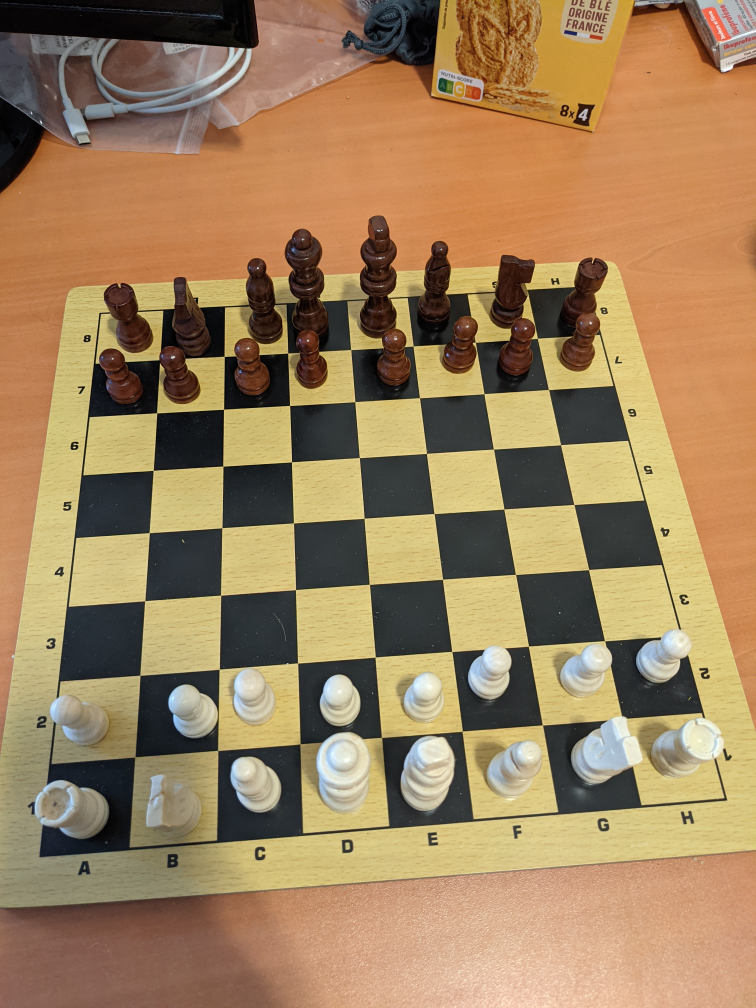
#> input picture Images/StandardView/4.jpg, 3024 x 4032 px (shown at 1/4 size)
$ jupyter execute --allow-errors 'Lab - Detection plateau 2 - Bakcup 15h35 14-02-23.ipynb'
#> lines starting #> are read from the running program, lines starting #| are printed output that depends on the picture; after the words box and inside, x2 and y2 are one past the last pixel; in counts of white or black regions, pixels touching at a corner belong together
[cell 1]
import numpy as np
import cv2 as cv2
from matplotlib import pyplot as plt

pieces_top_view = [
    'Images/StandardView/1.jpg',
    'Images/StandardView/2.jpg',
    'Images/StandardView/3.jpg',
    'Images/StandardView/4.jpg',
    'Images/StandardView/5.jpg',
    'Images/StandardView/6.jpg',
    'Images/StandardView/7.jpg',
    'Images/StandardView/8.jpg',
    'Images/StandardView/9.jpg',
    'Images/StandardView/10.jpg',
    'Images/StandardView/11.jpg',
    'Images/StandardView/12.jpg',
    'Images/StandardView/13.jpg',
    'Images/StandardView/14.jpg',
]

img = pieces_top_view[0]

[cell 2]
from collections import defaultdict
def segment_by_angle_kmeans(lines, k=2, **kwargs):
    """Groups lines based on angle with k-means.

    Uses k-means on the coordinates of the angle on the unit circle
    to segment `k` angles inside `lines`.
    """

    # Define criteria = (type, max_iter, epsilon)
    default_criteria_type = cv2.TERM_CRITERIA_EPS + cv2.TERM_CRITERIA_MAX_ITER
    criteria = kwargs.get('criteria', (default_criteria_type, 10, 1.0))
    flags = kwargs.get('flags', cv2.KMEANS_RANDOM_CENTERS)
    attempts = kwargs.get('attempts', 10)

    # returns angles in [0, pi] in radians
    angles = np.array([line[0][1] for line in lines])
    # multiply the angles by two and find coordinates of that angle
    pts = np.array([[np.cos(2*angle), np.sin(2*angle)]
                    for angle in angles], dtype=np.float32)

    # run kmeans on the coords
    labels, centers = cv2.kmeans(pts, k, None, criteria, attempts, flags)[1:]
    labels = labels.reshape(-1)  # transpose to row vec

    # segment lines based on their kmeans label
    segmented = defaultdict(list)
    for i, line in enumerate(lines):
        segmented[labels[i]].append(line)
    segmented = list(segmented.values())
    return segmented

[cell 3]
def intersection(line1, line2):
    """Finds the intersection of two lines given in Hesse normal form.

    Returns closest integer pixel locations.
    See https://stackoverflow.com/a/383527/5087436
    """
    rho1, theta1 = line1[0]
    rho2, theta2 = line2[0]
    A = np.array([
        [np.cos(theta1), np.sin(theta1)],
        [np.cos(theta2), np.sin(theta2)]
    ])
    b = np.array([[rho1], [rho2]])
    x0, y0 = np.linalg.solve(A, b)
    x0, y0 = int(np.round(x0)), int(np.round(y0))
    return [[x0, y0]]


def segmented_intersections(lines):
    """Finds the intersections between groups of lines."""

    intersections = []
    for i, group in enumerate(lines[:-1]):
        for next_group in lines[i+1:]:
            for line1 in group:
                for line2 in next_group:
                    intersections.append(intersection(line1, line2))

    return intersections

[cell 4]
def show_line(img, line, color):
    arr = np.array(line[0], dtype=np.float64)
    r, theta = arr
    a = np.cos(theta)
    b = np.sin(theta)

    x0 = a*r
    y0 = b*r

    x1 = int(x0 + 1000*(-b))
    y1 = int(y0 + 1000*(a))

    x2 = int(x0 - 1000*(-b))
    y2 = int(y0 - 1000*(a))
    cv2.line(img, (x1, y1), (x2, y2), color, 2)

[cell 5]
plt.figure(figsize=(24,24))

img = cv2.imread(pieces_top_view[3])
#> img is the input picture: shape (4032, 3024, 3); mean B, G, R 93.1, 129.7, 158.4

width = 700
height = 700
dim = (width, height)

# resize image
img = cv2.resize(img, dim, interpolation = cv2.INTER_AREA)
#> img: shape (700, 700, 3)

gray = cv2.cvtColor(img, cv2.COLOR_BGR2GRAY)

edges = cv2.Canny(gray, 150, 240, apertureSize=3)
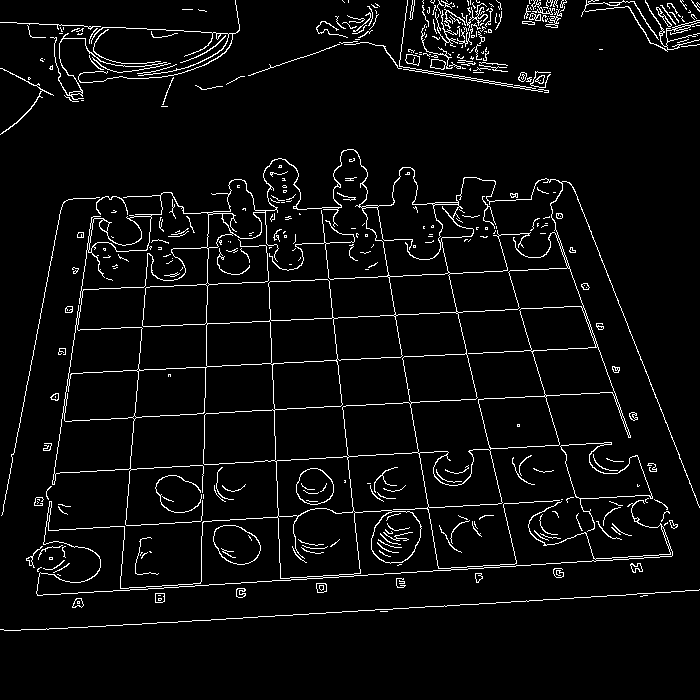
#> edges: shape (700, 700); 4.5% white in thin lines or dots

lines = cv2.HoughLines(edges, 1, np.pi/180, 140)
#> lines = 30 rows, first 8: [423, 1.52], [377, 1.52], [474, 1.52], [170, 0.0873], [-443, 2.79], [-298, 3.04], [598, 1.5], [335, 1.52]

segmented = segment_by_angle_kmeans(lines)
#> in segment_by_angle_kmeans, `angles = np.array([line[0][1] for line in lines])`: angles = 30 values, max 3.11 at index 9, min 0.0175 at index 10, mean 1.71
#> in segment_by_angle_kmeans, `pts = np.array([[np.cos(2*angle), np.sin(2*angle)] for angle in angles..`: pts = 30 pairs, first value -0.998 to 0.999, second value -0.695 to 0.375
#> in segment_by_angle_kmeans, `labels, centers = cv2.kmeans(pts, k, None, criteria, attempts, flags)[..`: labels = 30 values, max 1 at index 3, min 0 at index 0, mean 0.467; centers = [[-0.99, 0.0764], [0.898, -0.211]]
#> the loop in segment_by_angle_kmeans, `for i, line in enumerate(lines):` made 30 passes
#> segmented = 2 items

i = 0

for lines in segmented:
    print("Section " + str(i))

    min_val = 9999999999
    max_val = 0

    for line in lines:
        arr = np.array(line[0], dtype=np.float64)
        r, theta = arr

        a = np.cos(theta)
        b = np.sin(theta)

        x0 = a*r
        y0 = b*r

        if i == 0:
            v = x0
        else:
            v = y0
        if v > max_val:
            max_line = line
            max_val = r

        if v < min_val:
            min_line = line
            min_val = r

    show_line(img, min_line, (0, 255, 0))
    show_line(img, max_line, (255, 0, 0))
    i = i + 1
#> this loop made 2 passes
#> (printed output is left out)
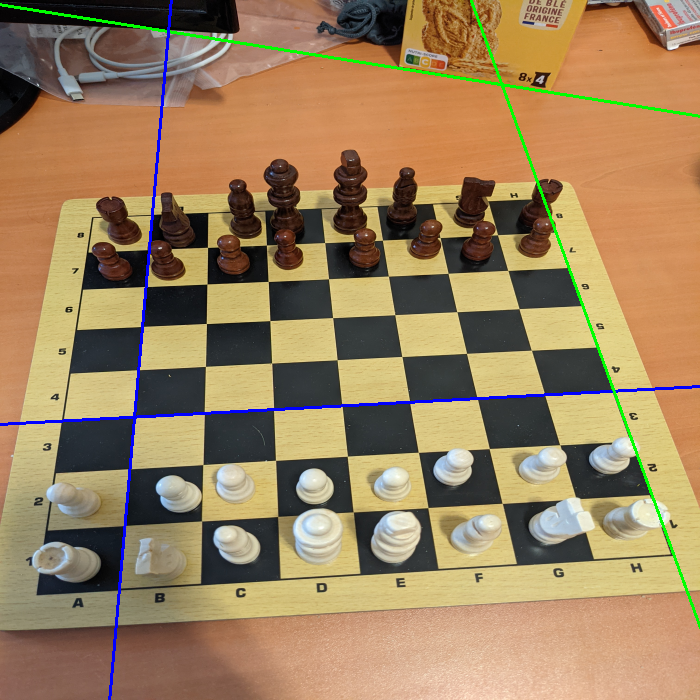
#> img: shape (700, 700, 3); mean B, G, R 93.9, 129.8, 156
#> after the loop, i = 2; max_line = [[170, 0.0873]]; min_line = [[-443, 2.79]]

cv2.imshow('linesDetected',img)
if cv2.waitKey(0) & 0xff == 27:
#> (key Esc is pressed here)
    cv2.destroyAllWindows()

[cell 6]
plt.figure(figsize=(24,24))

img = cv2.imread(pieces_top_view[7])

width = 700
height = 700
dim = (width, height)

font = cv2.FONT_HERSHEY_SIMPLEX
fontScale = 1
thickness = 1

# resize image
#> (the rest of this cell did not finish here and is left out)

[cell 7]
plt.figure(figsize=(24,24))

img = cv2.imread(pieces_top_view[2])
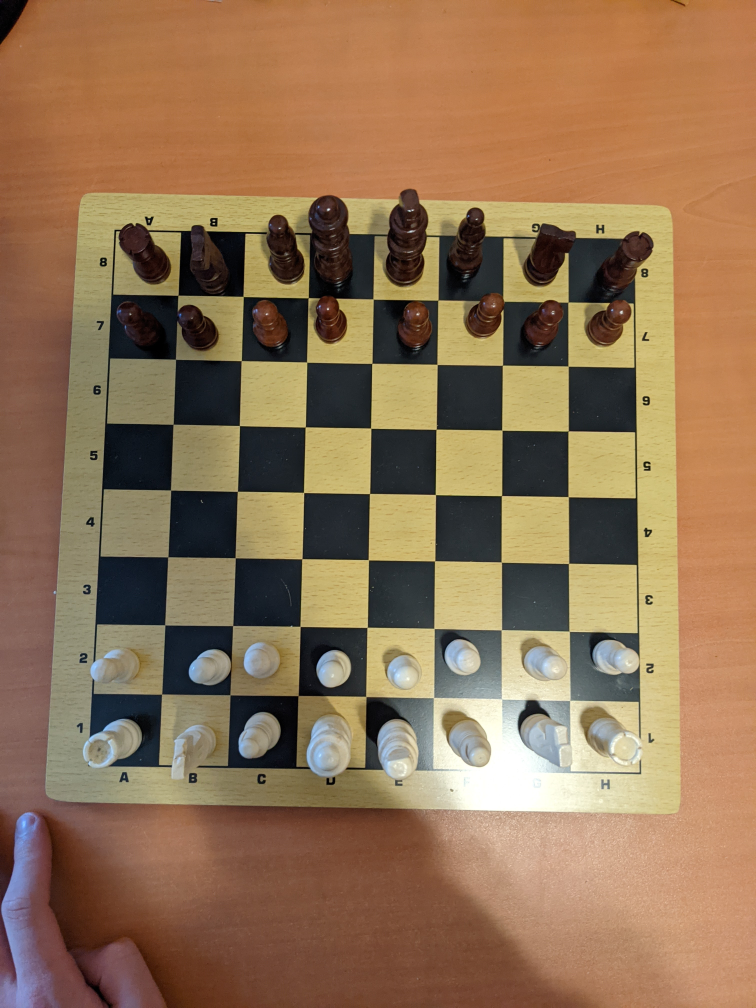
#> input picture Images/StandardView/3.jpg, 3024 x 4032 px (shown at 1/4 size)
#> img is the input picture: shape (4032, 3024, 3); mean B, G, R 84.4, 114.8, 144.9

width = 700
height = 700
dim = (width, height)

# resize image
img = cv2.resize(img, dim, interpolation = cv2.INTER_AREA)
#> img: shape (700, 700, 3)

gray = cv2.cvtColor(img, cv2.COLOR_BGR2GRAY)
edges = cv2.Canny(gray, 150, 240, apertureSize=3)
#> edges: shape (700, 700); 3% white in thin lines or dots
lines = cv2.HoughLines(edges, 1, np.pi/180, 140)
#> lines = 22 rows, first 8: [555, 1.59], [-584, 3.12], [293, 0.0349], [409, 0.0175], [131, 1.59], [175, 0.0524], [291, 1.59], [246, 1.59]

segmented = segment_by_angle_kmeans(lines)
#> in segment_by_angle_kmeans (call 2), `pts = np.array([[np.cos(2*angle), np.sin(2*angle)] for angle in angles..`: pts = 22 rows, first 8: [-0.999, -0.0349], [0.999, -0.0349], [0.998, 0.0698], [0.999, 0.0349], [-0.999, -0.0349], [0.995, 0.105], [-0.999, -0.0349], [-0.999, -0.0349]
#> the loop in segment_by_angle_kmeans (call 2), `for i, line in enumerate(lines):` made 22 passes

intersections = segmented_intersections(segmented)
#> the loop in segmented_intersections, `for i, group in enumerate(lines[:-1]):` made 1 pass

A = np.array(intersections)
A = A.reshape((A.shape[0], A.shape[2]))

max_indexs = np.argmax(A, axis=0)
min_indexs = np.argmin(A, axis=0)

print('Max')
print(max_indexs)
#| [0 0]
print('MIN')
print(min_indexs)
#| [ 5 15]

print("points")
print(A[max_indexs[0]])
#| [594 565]
print(A[max_indexs[1]])
#| [594 565]
print(A[min_indexs[0]])
#| [ 78 556]
print(A[min_indexs[1]])
#| [108 133]


img = cv2.circle(img, (735, 592), radius=3, color=(0, 0, 255), thickness=-1)
img = cv2.circle(img, (504, 21), radius=3, color=(0, 255, 0), thickness=-1)
#> img: shape (700, 700, 3); mean B, G, R 84.4, 114.8, 144.8


cv2.imshow('linesDetected',img)
if cv2.waitKey(0) & 0xff == 27:
#> (key Esc is pressed here)
    cv2.destroyAllWindows()

[cell 8]
# Permet de recuperer la ligne de reference pour comparer plusieurs ligne entre elle
def get_ref_line(axis, center):
    if axis == 1:
        return [[center[0], 0]]
    return [[center[1], np.pi/2]]

[cell 9]
# Recuperer la ligne la plus à gauche/basse et la plus à droite/haute
def get_min_max_lines(lines, center, axis=0):
    ref_line = get_ref_line(axis, center)

    max_point = -99999999
    min_point = 99999999

    for line in lines:
        coord = intersection(ref_line, line)
        point = coord[0][axis]

        if point > max_point:
            max_point = point
            max_line = line
        if point < min_point:
            min_point = point
            min_line = line

    return [min_line, max_line]

[cell 10]
def get_lines_cross_points(lines, center, axis=0):
    ref_line = get_ref_line(axis, center)

    points = []

    for line in lines:
        coord = intersection(ref_line, line)
        point = coord[0][axis]
        points.append(point)

    return points

[cell 11]
# Ne fonction pas
# [24 lines left out: function keep_similar_lines, not called in this run]

### Test : Detecteur de Harris

[cell 12]
plt.figure(figsize=(24,24))

img = cv2.imread(pieces_top_view[3])
print(img.shape)
#| (4032, 3024, 3)

width = 700
height = 700
dim = (width, height)
# resize image
img = cv2.resize(img, dim, interpolation = cv2.INTER_AREA)

gray = cv2.cvtColor(img,cv2.COLOR_BGR2GRAY)
img_median = cv2.medianBlur(gray, 7)

dst = cv2.cornerHarris(img_median,2,3,0.04)
#result is dilated for marking the corners, not important
dst = cv2.dilate(dst,None)
# Threshold for an optimal value, it may vary depending on the image.
img[dst>0.01*dst.max()]=[0,0,255]
#> img: shape (700, 700, 3); mean B, G, R 92.5, 128.8, 159.4

cv2.imshow('linesDetected',img)
if cv2.waitKey(0) & 0xff == 27:
#> (key Esc is pressed here)
    cv2.destroyAllWindows()

# Debut du traitement

[cell 13]
image_id = 2
image_ref = cv2.imread(pieces_top_view[image_id])

size = 700
center = (size/2, size/2)

width = size
height = size
dim = (width, height)

# resize image
image_ref = cv2.resize(image_ref, dim, interpolation = cv2.INTER_AREA)
print(image_ref.shape)
#| (700, 700, 3)

## Detecteur de contour

[cell 14]
img = image_ref.copy()
gray = cv2.cvtColor(img,cv2.COLOR_BGR2GRAY)

img_median = cv2.medianBlur(gray, 7)
img_median = cv2.dilate(img_median, None, iterations = 3)
img_median = cv2.erode(img_median, None, iterations = 3)

ret,threshold_img = cv2.threshold(img_median,128,255,cv2.THRESH_BINARY)
#> threshold_img: shape (700, 700); 55.6% white; 17 black regions, largest, box (x1, y1, x2, y2) and area: (0, 0, 604, 700) 202049, (465, 345, 591, 438) 5838, (527, 255, 589, 300) 2786
threshold_img = cv2.bitwise_not(threshold_img)
threshold_img = cv2.dilate(threshold_img, None, iterations = 2)
#> threshold_img: shape (700, 700); 49.2% white; 10 white regions, largest, box (x1, y1, x2, y2) and area: (0, 0, 606, 700) 236697, (106, 154, 160, 200) 1718, (0, 637, 17, 700) 734
threshold_img = cv2.medianBlur(threshold_img, 9)
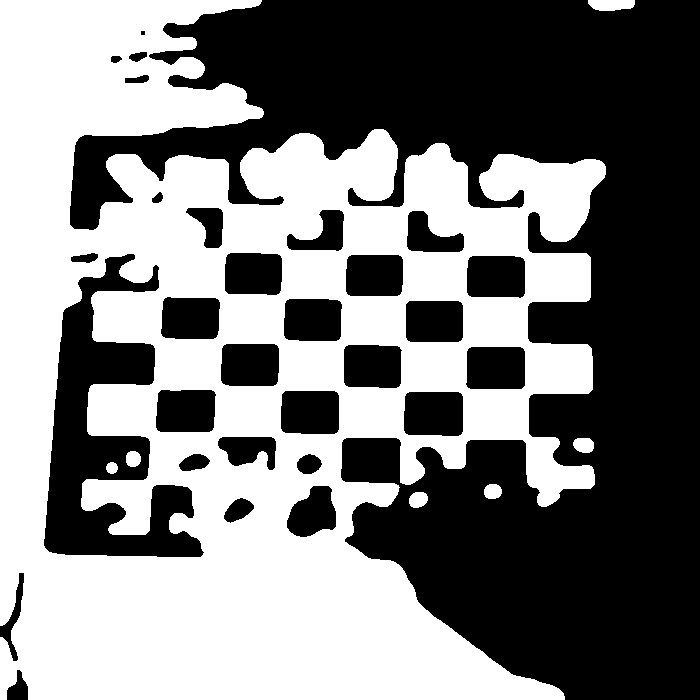
#> threshold_img: shape (700, 700); 49.4% white; 7 white regions, largest, box (x1, y1, x2, y2) and area: (0, 0, 606, 700) 240698, (588, 0, 635, 11) 442, (573, 438, 594, 453) 263

contours, hierarchy = cv2.findContours(threshold_img, cv2.RETR_EXTERNAL, cv2.CHAIN_APPROX_NONE)

max_find = 0

for cnt in contours:
    rect = cv2.minAreaRect(cnt)       #I have used min Area rect for better result
    width = rect[1][0]
    height = rect[1][1]

    area = width * height

    if area > max_find:
        max_find = area
        max_cnt = cnt
#> this loop made 5 passes

x, y, w, h = cv2.boundingRect(max_cnt)

cropped_img_ref = img[y:y+h, x:x+w]
cropped_center = (int(w/2),int(h/2))

## Detection des lignes de l'image avec mask

[cell 15]
cropped_img = cropped_img_ref.copy()

gray = cv2.cvtColor(cropped_img, cv2.COLOR_BGR2GRAY)
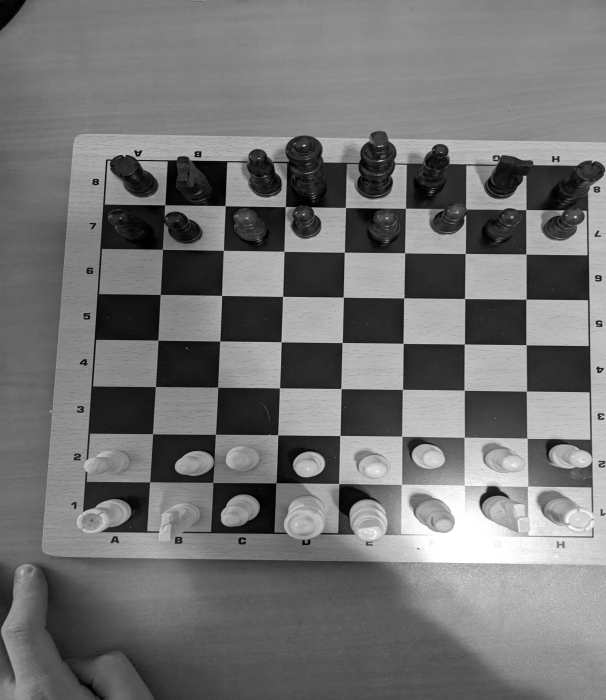
#> gray: shape (700, 606); min 0, max 255, mean 115.1
edges = cv2.Canny(gray, 150, 240, apertureSize=3)
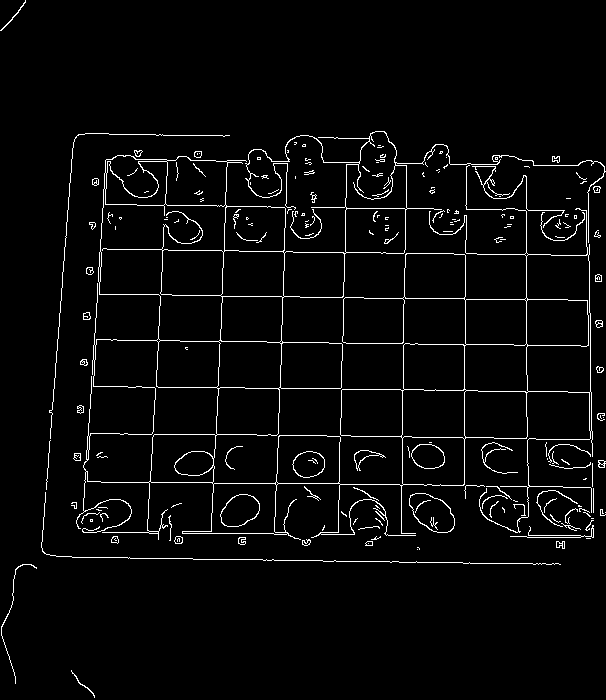
#> edges: shape (700, 606); 3.4% white in thin lines or dots
lines = cv2.HoughLines(edges, 1, np.pi/180, 130)

# Recuperation des lignes gauche, droite, haute, basse du plateau

segmented = segment_by_angle_kmeans(lines)

v_lines = segmented[0]
h_lines = segmented[1]

# TODO : identifier axis of lines

try:
    min_max_v_line = get_min_max_lines(v_lines, cropped_center, axis=1) # on inverse 0 et 1 si erreur (2 lignes paralleles)
#> the loop in get_min_max_lines, `for line in lines:` made 12 passes
#> line on passes 1 to 8: [[555, 1.59]], [[291, 1.59]], [[246, 1.59]], [[429, 1.59]], [[477, 1.59]], [[337, 1.59]], [[382, 1.59]], [[156, 1.59]]
    min_max_h_line = get_min_max_lines(h_lines, cropped_center, axis=0)
#> the loop in get_min_max_lines (call 2), `for line in lines:` made 12 passes
#> line on passes 1 to 8: [[-584, 3.12]], [[293, 0.0349]], [[409, 0.0175]], [[175, 0.0524]], [[526, 0]], [[117, 0.0698]], [[-582, 3.12]], [[232, 0.0349]]
except:
    min_max_v_line = get_min_max_lines(v_lines, cropped_center, axis=1)
    min_max_h_line = get_min_max_lines(h_lines, cropped_center, axis=0)


intersections = np.array(segmented_intersections([min_max_v_line, min_max_h_line]))


print(intersections)
#| [[[106 158]]
#|  [[587 166]]
#|  [[ 78 556]]
#|  [[594 565]]]

## Show all line detected

[cell 16]
cropped_img_copy = cropped_img_ref.copy()

print(cropped_img_copy.shape)
#| (700, 606, 3)

for line in v_lines:
    show_line(cropped_img_copy, line, (255, 0, 0))
#> this loop made 12 passes
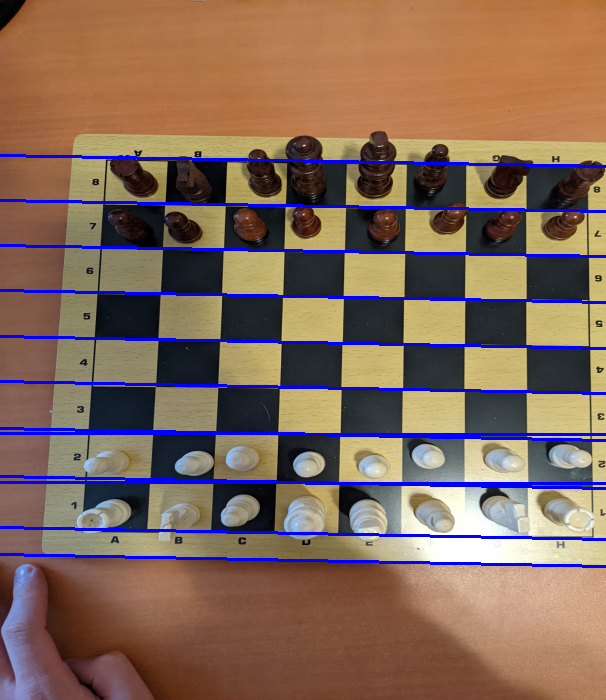
#> cropped_img_copy: shape (700, 606, 3); mean B, G, R 90.5, 104.7, 130.5
for line in h_lines:
    show_line(cropped_img_copy, line, (0, 0, 255))
#> this loop made 12 passes
#> cropped_img_copy: shape (700, 606, 3); 5.54% of pixels changed, all inside (x1, y1, x2, y2) = (66, 0, 598, 700)
#> (the rest of the program and of its run is left out)
